Frame 1 (no input): blank canvas, image omitted
Frame 60 (no input): blank canvas, image omitted
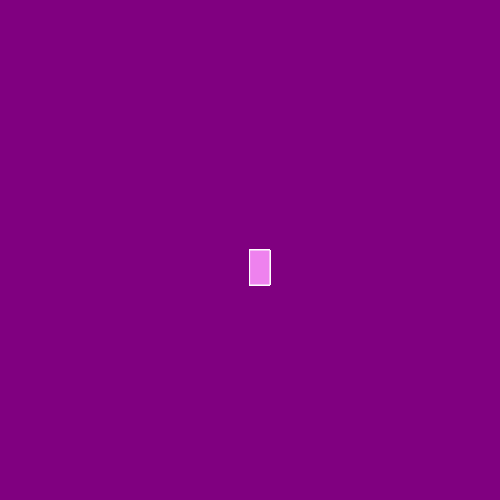
Frame 120 (the mouse pressed at the canvas centre since frame 60)

The p5.js sketch whose frames 1 and 60 were blank and that drew this single picture after the mouse press (run headless with seeded random() and noise() and a simulated clock; from frame 60 on, the mouse is pressed at the canvas centre):

// p5.js sketch
// ── sketch.js
function setup() {
    createCanvas(500, 500);
    background("purple");
  }
  
  function draw() {
  
    stroke("white");
    fill("violet");
  
    //console.log(mouseIsPressed);
  
    if (mouseIsPressed) {
      rect(mouseX, mouseY, 20, 35);
    }
  }
